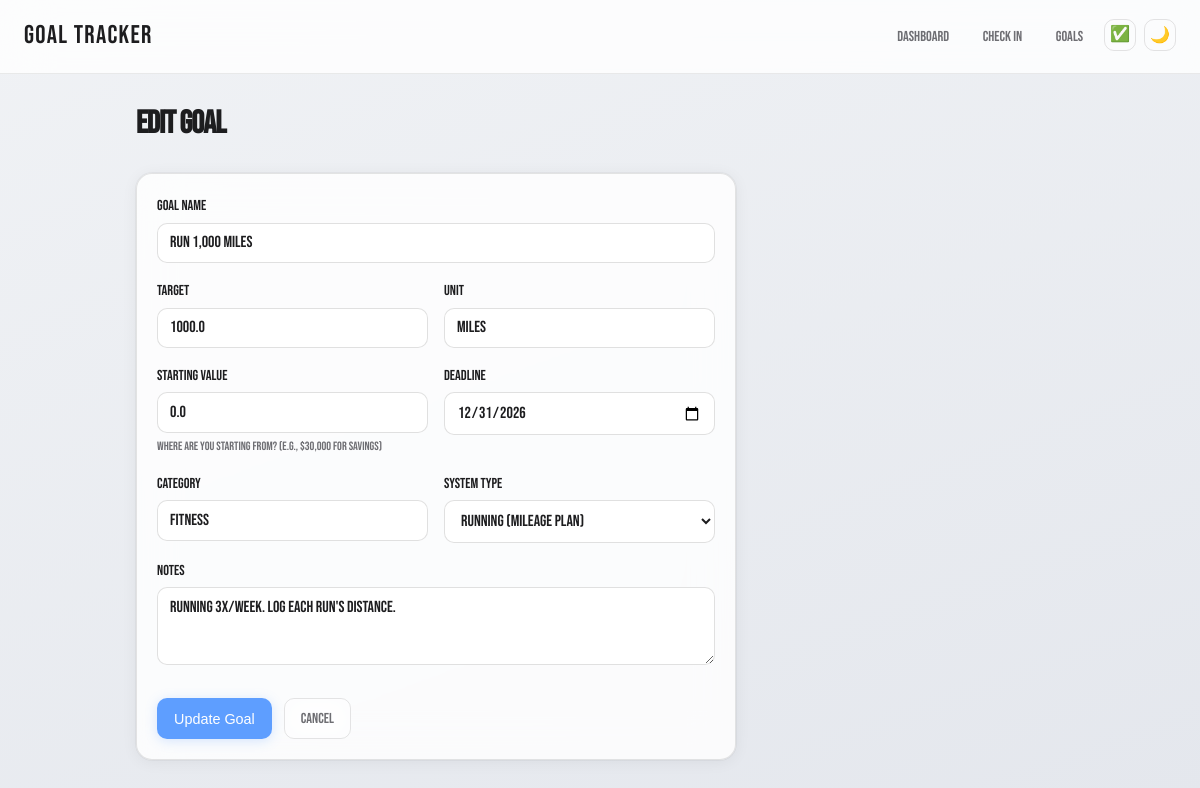
/goals/2/edit, run on the app's committed database.
### tables this page shows
CREATE TABLE goals (
            id INTEGER PRIMARY KEY AUTOINCREMENT,
            name TEXT NOT NULL,               -- "Run 1,000 miles"
            target_value REAL NOT NULL,        -- 1000
            current_value REAL DEFAULT 0,      -- How far you've gotten so far
            unit TEXT NOT NULL,                -- "miles", "books", "dollars"
            deadline TEXT NOT NULL,            -- "2026-12-31" (stored as text, ISO format)
            created_at TEXT NOT NULL,          -- When you created this goal
            category TEXT DEFAULT '',          -- Optional grouping like "fitness", "finance"
            notes TEXT DEFAULT '',             -- Any extra info about this goal
            start_value REAL DEFAULT 0,        -- Starting point (e.g., $30,000 for HYSA)
            system_type TEXT DEFAULT 'generic' -- Hints for the achievement system engine
        );

### app.py (the view, shortened to what this page needs)
@app.route("/goals/<int:goal_id>/edit", methods=["GET", "POST"])
def goal_edit(goal_id):
    goal = get_goal(goal_id)
    if not goal:
        flash("Goal not found.", "error")
        return redirect(url_for("goals_list"))
    return render_template("goal_form.html", goal=goal, today=date.today())

### app.py (called while the page is built)
@app.before_request
def ensure_csrf_token():
    if "csrf_token" not in session:
        session["csrf_token"] = secrets.token_hex(32)

@app.context_processor
def inject_csrf():
    return {
        "csrf_token": session.get("csrf_token", ""),
        "strava_configured": strava_configured(),
        "gcal_configured": gcal_configured(),
    }

### database.py (called while the page is built)
def get_db():
    db = sqlite3.connect(DATABASE)
    db.row_factory = sqlite3.Row
    db.execute("PRAGMA foreign_keys = ON")  # Enforce relationships between tables
    return db

def get_goal(goal_id):
    db = get_db()
    goal = db.execute("SELECT * FROM goals WHERE id = ?", (goal_id,)).fetchone()
    db.close()
    return goal

### gcal.py (called while the page is built)
def is_configured():
    return bool(GCAL_ICAL_URL)

### strava.py (called while the page is built)
def is_configured():
    return all([STRAVA_CLIENT_ID, STRAVA_CLIENT_SECRET, STRAVA_REFRESH_TOKEN])

### templates/goal_form.html (shortened to what this page needs)
{% extends "base.html" %}
{% block content %}
<div class="page-header">
    <h1>{{ 'Edit' if goal else 'New' }} Goal</h1>
</div>
<form method="POST" class="card goal-form">
    <div class="form-group">
        <label for="name">Goal Name</label>
        <input type="text" id="name" name="name" required
               value="{{ goal.name if goal else '' }}"
               placeholder="e.g., Run 1,000 Miles">
    </div>
    <div class="form-row">
        <div class="form-group">
            <label for="target_value">Target</label>
            <input type="number" id="target_value" name="target_value" required
                   step="any"
                   value="{{ goal.target_value if goal else '' }}"
                   placeholder="e.g., 1000">
        </div>
        <div class="form-group">
            <label for="unit">Unit</label>
            <input type="text" id="unit" name="unit" required
                   value="{{ goal.unit if goal else '' }}"
                   placeholder="e.g., miles, books, dollars">
        </div>
    </div>
    <div class="form-row">
        <div class="form-group">
            <label for="start_value">Starting Value</label>
            <input type="number" id="start_value" name="start_value"
                   step="any"
                   value="{{ goal.start_value if goal else '0' }}"
                   placeholder="0">
            <span class="form-help">Where are you starting from? (e.g., $30,000 for savings)</span>
        </div>
        <div class="form-group">
            <label for="deadline">Deadline</label>
            <input type="date" id="deadline" name="deadline" required
                   value="{{ goal.deadline if goal else '' }}">
        </div>
    </div>
    <div class="form-row">
        <div class="form-group">
            <label for="category">Category</label>
            <input type="text" id="category" name="category"
                   value="{{ goal.category if goal else '' }}"
                   placeholder="e.g., fitness, career, finance">
        </div>
        <div class="form-group">
            <label for="system_type">System Type</label>
            <select id="system_type" name="system_type">
                {% set current = goal.system_type if goal else 'generic' %}
                <option value="running" {{ 'selected' if current == 'running' }}>Running (mileage plan)</option>
            </select>
        </div>
    </div>
    <div class="form-group">
        <label for="notes">Notes</label>
        <textarea id="notes" name="notes" rows="3"
                  placeholder="Any extra details about this goal...">{{ goal.notes if goal else '' }}</textarea>
    </div>
    <div class="form-actions">
        <button type="submit" class="btn btn-primary">{{ 'Update' if goal else 'Create' }} Goal</button>
        <a href="{{ url_for('goal_detail', goal_id=goal.id) if goal else url_for('goals_list') }}"
           class="btn btn-secondary">Cancel</a>
    </div>
</form>
{% endblock %}

### static/style.css (style rules this page uses)
:root { --primary: #5e9eff; --primary-hover: #4a8cf0; --success: #4ade80; --warning: #fbbf24; --danger: #f87171; --ahead: #4ade80; --on-track: #5e9eff; --behind: #f87171; --radius: 16px; --radius-sm: 10px; --blur: blur(20px); --blur-nav: blur(24px); --glow: 0 0 12px rgba(94, 158, 255, 0.3); }
[data-theme="light"] { --bg: #f0f2f5; --bg-gradient: linear-gradient(160deg, #f0f2f5, #e4e7ed); --bg-card: rgba(255, 255, 255, 0.82); --bg-card-hover: rgba(255, 255, 255, 0.92); --bg-input: rgba(255, 255, 255, 0.85); --bg-btn: rgba(255, 255, 255, 0.7); --bg-btn-hover: rgba(255, 255, 255, 0.9); --border: rgba(0, 0, 0, 0.1); --border-hover: rgba(94, 158, 255, 0.4); --border-btn-hover: rgba(0, 0, 0, 0.15); --text: #1d1d1f; --text-muted: #6e6e73; --nav-bg: rgba(255, 255, 255, 0.8); --shadow-card: 0 2px 16px rgba(0, 0, 0, 0.06), 0 0 0 1px rgba(0, 0, 0, 0.04); --shadow-card-hover: 0 8px 32px rgba(0, 0, 0, 0.1); --progress-bg: rgba(0, 0, 0, 0.07); --progress-text-shadow: none; --category-bg: rgba(0, 0, 0, 0.05); }
* { margin: 0; padding: 0; box-sizing: border-box; }
body { font-family: 'Bebas Neue', -apple-system, BlinkMacSystemFont, sans-serif; background: var(--bg-gradient); background-attachment: fixed; color: var(--text); line-height: 1.6; min-height: 100vh; -webkit-font-smoothing: antialiased; -moz-osx-font-smoothing: grayscale; }
a { color: var(--primary); text-decoration: none; }
.card { background: var(--bg-card); backdrop-filter: var(--blur); -webkit-backdrop-filter: var(--blur); border: 1px solid var(--border); border-radius: var(--radius); padding: 1.25rem; margin-bottom: 1rem; box-shadow: var(--shadow-card); transition: transform 0.3s ease, box-shadow 0.3s ease, border-color 0.3s ease; animation: fadeSlideUp 0.5s ease both; }
.btn { display: inline-block; padding: 0.5rem 1rem; border: 1px solid var(--border); border-radius: var(--radius-sm); background: var(--bg-btn); backdrop-filter: blur(12px); -webkit-backdrop-filter: blur(12px); color: var(--text); font-size: 0.9rem; cursor: pointer; transition: all 0.25s ease; text-align: center; }
.btn-primary { background: var(--primary); border-color: transparent; color: white; box-shadow: 0 2px 12px rgba(94, 158, 255, 0.25); }
.btn-secondary { background: transparent; color: var(--text-muted); }
.page-header { display: flex; justify-content: space-between; align-items: center; margin-bottom: 1.5rem; }
.page-header h1 { letter-spacing: -0.025em; }
.goal-form { max-width: 600px; }
.form-group { margin-bottom: 1rem; }
.form-group label { display: block; margin-bottom: 0.35rem; font-weight: 500; font-size: 0.9rem; }
.form-group input, .form-group select, .form-group textarea { width: 100%; padding: 0.6rem 0.75rem; background: var(--bg-input); backdrop-filter: blur(12px); -webkit-backdrop-filter: blur(12px); border: 1px solid var(--border); border-radius: var(--radius-sm); color: var(--text); font-size: 1rem; font-family: inherit; transition: border-color 0.25s ease, box-shadow 0.25s ease; }
.form-help { display: block; font-size: 0.75rem; color: var(--text-muted); margin-top: 0.25rem; }
.form-row { display: flex; gap: 1rem; }
.form-row .form-group { flex: 1; }
.form-actions { display: flex; gap: 0.75rem; margin-top: 1.5rem; }
[data-theme="light"] .checkin-input, [data-theme="light"] .form-group input, [data-theme="light"] .form-group select, [data-theme="light"] .form-group textarea { background: #fff; border-color: rgba(0, 0, 0, 0.12); }

### data on the page
goals: name "Run 1,000 Miles", target_value "1000.0", unit "miles", start_value "0.0", deadline "12/31/2026", category "fitness", notes "Running 3x/week. Log each run's distance."

### other printed values
{{ 'Edit' if goal else 'New' }} "Edit"
{{ 'Update' if goal else 'Create' }} "Update"
